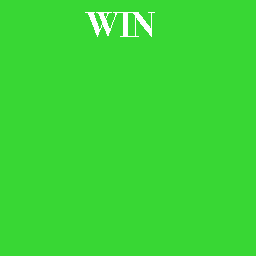

Below is a game level as drawn by its tile map, then a one-line description and the .tmx file that defines it, in full:
An orthogonal 32x32 tile map with 8x8 px tiles, 1 tile layer (Tile Layer 1).

<map version="1.10" tiledversion="1.11.2" orientation="orthogonal" renderorder="right-down" width="32" height="32" tilewidth="8" tileheight="8" infinite="0" nextlayerid="2" nextobjectid="1">
 <tileset firstgid="1" source="win.tsx" />
 <layer id="1" name="Tile Layer 1" width="32" height="32">
  <data encoding="csv">
1,2,1,2,1,2,1,2,1,2,11,12,13,14,15,16,17,18,19,20,1,2,1,2,1,2,1,2,1,2,1,2,
31,32,31,32,31,32,31,32,31,32,41,42,43,44,45,46,47,48,49,50,31,32,31,32,31,32,31,32,31,32,31,32,
1,2,1,2,1,2,1,2,1,2,71,72,73,74,75,76,77,78,79,80,1,2,1,2,1,2,1,2,1,2,1,2,
31,32,31,32,31,32,31,32,31,32,101,102,103,104,105,106,107,108,109,110,31,32,31,32,31,32,31,32,31,32,31,32,
1,2,1,2,1,2,1,2,1,2,131,132,133,134,135,136,137,138,139,140,1,2,1,2,1,2,1,2,1,2,1,2,
31,32,31,32,31,32,31,32,31,32,161,162,163,164,165,166,167,168,169,170,31,32,31,32,31,32,31,32,31,32,31,32,
1,2,1,2,1,2,1,2,1,2,1,2,1,2,1,2,1,2,1,2,1,2,1,2,1,2,1,2,1,2,1,2,
31,32,31,32,31,32,31,32,31,32,31,32,31,32,31,32,31,32,31,32,31,32,31,32,31,32,31,32,31,32,31,32,
1,2,1,2,1,2,1,2,1,2,1,2,1,2,1,2,1,2,1,2,1,2,1,2,1,2,1,2,1,2,1,2,
31,32,31,32,31,32,31,32,31,32,31,32,31,32,31,32,31,32,31,32,31,32,31,32,31,32,31,32,31,32,31,32,
1,2,1,2,1,2,1,2,1,2,1,2,1,2,1,2,1,2,1,2,1,2,1,2,1,2,1,2,1,2,1,2,
31,32,31,32,31,32,31,32,31,32,31,32,31,32,31,32,31,32,31,32,31,32,31,32,31,32,31,32,31,32,31,32,
1,2,1,2,1,2,1,2,1,2,1,2,1,2,1,2,1,2,1,2,1,2,1,2,1,2,1,2,1,2,1,2,
31,32,31,32,31,32,31,32,31,32,31,32,31,32,31,32,31,32,31,32,31,32,31,32,31,32,31,32,31,32,31,32,
1,2,1,2,1,2,1,2,1,2,1,2,1,2,1,2,1,2,1,2,1,2,1,2,1,2,1,2,1,2,1,2,
31,32,31,32,31,32,31,32,31,32,31,32,31,32,31,32,31,32,31,32,31,32,31,32,31,32,31,32,31,32,31,32,
1,2,1,2,1,2,1,2,1,2,1,2,1,2,1,2,1,2,1,2,1,2,1,2,1,2,1,2,1,2,1,2,
31,32,31,32,31,32,31,32,31,32,31,32,31,32,31,32,31,32,31,32,31,32,31,32,31,32,31,32,31,32,31,32,
1,2,1,2,1,2,1,2,1,2,1,2,1,2,1,2,1,2,1,2,1,2,1,2,1,2,1,2,1,2,1,2,
31,32,31,32,31,32,31,32,31,32,31,32,31,32,31,32,31,32,31,32,31,32,31,32,31,32,31,32,31,32,31,32,
1,2,1,2,1,2,1,2,1,2,1,2,1,2,1,2,1,2,1,2,1,2,1,2,1,2,1,2,1,2,1,2,
31,32,31,32,31,32,31,32,31,32,31,32,31,32,31,32,31,32,31,32,31,32,31,32,31,32,31,32,31,32,31,32,
1,2,1,2,1,2,1,2,1,2,1,2,1,2,1,2,1,2,1,2,1,2,1,2,1,2,1,2,1,2,1,2,
31,32,31,32,31,32,31,32,31,32,31,32,31,32,31,32,31,32,31,32,31,32,31,32,31,32,31,32,31,32,31,32,
1,2,1,2,1,2,1,2,1,2,1,2,1,2,1,2,1,2,1,2,1,2,1,2,1,2,1,2,1,2,1,2,
31,32,31,32,31,32,31,32,31,32,31,32,31,32,31,32,31,32,31,32,31,32,31,32,31,32,31,32,31,32,31,32,
1,2,1,2,1,2,1,2,1,2,1,2,1,2,1,2,1,2,1,2,1,2,1,2,1,2,1,2,1,2,1,2,
31,32,31,32,31,32,31,32,31,32,31,32,31,32,31,32,31,32,31,32,31,32,31,32,31,32,31,32,31,32,31,32,
1,2,1,2,1,2,1,2,1,2,1,2,1,2,1,2,1,2,1,2,1,2,1,2,1,2,1,2,1,2,1,2,
31,32,31,32,31,32,31,32,31,32,31,32,31,32,31,32,31,32,31,32,31,32,31,32,31,32,31,32,31,32,31,32,
1,2,1,2,1,2,1,2,1,2,1,2,1,2,1,2,1,2,1,2,1,2,1,2,1,2,1,2,1,2,1,2,
31,32,31,32,31,32,31,32,31,32,31,32,31,32,31,32,31,32,31,32,31,32,31,32,31,32,31,32,31,32,31,32
</data>
 </layer>
</map>
